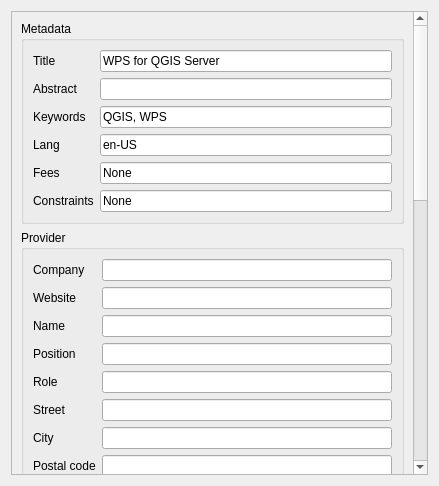
<?xml version="1.0" encoding="UTF-8"?>
<ui version="4.0">
 <class>wps4serverDialogBase</class>
 <widget class="QDialog" name="wps4serverDialogBase">
  <property name="geometry">
   <rect>
    <x>0</x>
    <y>0</y>
    <width>439</width>
    <height>486</height>
   </rect>
  </property>
  <property name="windowTitle">
   <string>wps4server</string>
  </property>
  <layout class="QVBoxLayout" name="verticalLayout">
   <item>
    <widget class="QScrollArea" name="scrollArea">
     <property name="widgetResizable">
      <bool>true</bool>
     </property>
     <widget class="QWidget" name="scrollAreaWidgetContents">
      <property name="geometry">
       <rect>
        <x>0</x>
        <y>-838</y>
        <width>403</width>
        <height>1304</height>
       </rect>
      </property>
      <layout class="QVBoxLayout" name="verticalLayout_5">
       <item>
        <widget class="QGroupBox" name="MetaDataGroupBox">
         <property name="title">
          <string>Metadata</string>
         </property>
         <layout class="QVBoxLayout" name="verticalLayout_2">
          <item>
           <layout class="QGridLayout" name="gridLayout">
            <item row="4" column="1">
             <widget class="QLineEdit" name="inFees">
              <property name="text">
               <string>None</string>
              </property>
             </widget>
            </item>
            <item row="0" column="1">
             <widget class="QLineEdit" name="inTitle">
              <property name="inputMask">
               <string>WPS for QGIS Server; </string>
              </property>
              <property name="text">
               <string>WPS for QGIS Server</string>
              </property>
             </widget>
            </item>
            <item row="2" column="0">
             <widget class="QLabel" name="lKeywords">
              <property name="text">
               <string>Keywords</string>
              </property>
             </widget>
            </item>
            <item row="5" column="1">
             <widget class="QLineEdit" name="inConstraints">
              <property name="text">
               <string>None</string>
              </property>
             </widget>
            </item>
            <item row="0" column="0">
             <widget class="QLabel" name="lTitle">
              <property name="text">
               <string>Title</string>
              </property>
             </widget>
            </item>
            <item row="3" column="1">
             <widget class="QLineEdit" name="inLang">
              <property name="text">
               <string>en-US</string>
              </property>
             </widget>
            </item>
            <item row="3" column="0">
             <widget class="QLabel" name="lLang">
              <property name="text">
               <string>Lang</string>
              </property>
             </widget>
            </item>
            <item row="4" column="0">
             <widget class="QLabel" name="lFees">
              <property name="text">
               <string>Fees</string>
              </property>
             </widget>
            </item>
            <item row="5" column="0">
             <widget class="QLabel" name="lConstraints">
              <property name="text">
               <string>Constraints</string>
              </property>
             </widget>
            </item>
            <item row="2" column="1">
             <widget class="QLineEdit" name="inKeywords">
              <property name="text">
               <string>QGIS, WPS</string>
              </property>
             </widget>
            </item>
            <item row="1" column="0">
             <widget class="QLabel" name="lAbstract">
              <property name="text">
               <string>Abstract</string>
              </property>
             </widget>
            </item>
            <item row="1" column="1">
             <widget class="QLineEdit" name="inAbstract"/>
            </item>
           </layout>
          </item>
         </layout>
        </widget>
       </item>
       <item>
        <widget class="QGroupBox" name="providerGroupBox">
         <property name="title">
          <string>Provider</string>
         </property>
         <layout class="QVBoxLayout" name="verticalLayout_3">
          <item>
           <layout class="QGridLayout" name="gridLayout_2">
            <item row="5" column="1">
             <widget class="QLineEdit" name="inDeliveryPoint"/>
            </item>
            <item row="0" column="1">
             <widget class="QLineEdit" name="inProviderName"/>
            </item>
            <item row="0" column="0">
             <widget class="QLabel" name="lProviderName">
              <property name="text">
               <string>Company</string>
              </property>
             </widget>
            </item>
            <item row="3" column="1">
             <widget class="QLineEdit" name="inPositionName"/>
            </item>
            <item row="2" column="0">
             <widget class="QLabel" name="lIndividualName">
              <property name="text">
               <string>Name</string>
              </property>
             </widget>
            </item>
            <item row="1" column="1">
             <widget class="QLineEdit" name="inProviderSite"/>
            </item>
            <item row="2" column="1">
             <widget class="QLineEdit" name="inIndividualName"/>
            </item>
            <item row="1" column="0">
             <widget class="QLabel" name="lProviderSite">
              <property name="text">
               <string>Website</string>
              </property>
             </widget>
            </item>
            <item row="6" column="1">
             <widget class="QLineEdit" name="inCity"/>
            </item>
            <item row="7" column="1">
             <widget class="QLineEdit" name="inPostalCode"/>
            </item>
            <item row="8" column="1">
             <widget class="QLineEdit" name="inCountry"/>
            </item>
            <item row="9" column="1">
             <widget class="QLineEdit" name="inElectronicMailAddress"/>
            </item>
            <item row="12" column="1">
             <widget class="QLineEdit" name="inHoursofservice"/>
            </item>
            <item row="3" column="0">
             <widget class="QLabel" name="lPositionName">
              <property name="text">
               <string>Position</string>
              </property>
             </widget>
            </item>
            <item row="5" column="0">
             <widget class="QLabel" name="lDeliveryPoint">
              <property name="text">
               <string>Street</string>
              </property>
             </widget>
            </item>
            <item row="6" column="0">
             <widget class="QLabel" name="lCity">
              <property name="text">
               <string>City</string>
              </property>
             </widget>
            </item>
            <item row="7" column="0">
             <widget class="QLabel" name="lPostalCode">
              <property name="text">
               <string>Postal code</string>
              </property>
             </widget>
            </item>
            <item row="8" column="0">
             <widget class="QLabel" name="lCountry">
              <property name="text">
               <string>Country</string>
              </property>
             </widget>
            </item>
            <item row="9" column="0">
             <widget class="QLabel" name="lElectronicMailAddress">
              <property name="text">
               <string>Email</string>
              </property>
             </widget>
            </item>
            <item row="12" column="0">
             <widget class="QLabel" name="lHoursofservice">
              <property name="text">
               <string>Hours</string>
              </property>
             </widget>
            </item>
            <item row="4" column="1">
             <widget class="QLineEdit" name="inRole"/>
            </item>
            <item row="4" column="0">
             <widget class="QLabel" name="lRole">
              <property name="text">
               <string>Role</string>
              </property>
             </widget>
            </item>
            <item row="10" column="0">
             <widget class="QLabel" name="lPhoneVoice">
              <property name="text">
               <string>Phone</string>
              </property>
             </widget>
            </item>
            <item row="11" column="0">
             <widget class="QLabel" name="lPhoneFacsimile">
              <property name="text">
               <string>Facs</string>
              </property>
             </widget>
            </item>
            <item row="10" column="1">
             <widget class="QLineEdit" name="inPhoneVoice"/>
            </item>
            <item row="11" column="1">
             <widget class="QLineEdit" name="inPhoneFacsimile"/>
            </item>
           </layout>
          </item>
         </layout>
        </widget>
       </item>
       <item>
        <widget class="QGroupBox" name="ServerGroupBox">
         <property name="title">
          <string>Server</string>
         </property>
         <layout class="QVBoxLayout" name="verticalLayout_4">
          <item>
           <layout class="QGridLayout" name="gridLayout_3">
            <item row="0" column="0">
             <widget class="QLabel" name="lMaxoperations">
              <property name="text">
               <string>Max. Ope</string>
              </property>
             </widget>
            </item>
            <item row="1" column="0">
             <widget class="QLabel" name="lMaxinputparamlength">
              <property name="text">
               <string>Max. input length</string>
              </property>
             </widget>
            </item>
            <item row="2" column="1">
             <widget class="QLineEdit" name="inMaxfilesize">
              <property name="text">
               <string>3mb</string>
              </property>
             </widget>
            </item>
            <item row="5" column="1">
             <widget class="QLineEdit" name="inOutputUrl">
              <property name="text">
               <string>http://localhost/wps/wpsoutputs</string>
              </property>
             </widget>
            </item>
            <item row="3" column="1">
             <widget class="QLineEdit" name="inTempPath">
              <property name="text">
               <string>/tmp</string>
              </property>
             </widget>
            </item>
            <item row="4" column="1">
             <widget class="QLineEdit" name="inOutputPath">
              <property name="text">
               <string>/var/www/wps/wpsoutputs</string>
              </property>
             </widget>
            </item>
            <item row="6" column="1">
             <widget class="QLineEdit" name="inLogFile">
              <property name="text">
               <string>/tmp/pywps.log</string>
              </property>
             </widget>
            </item>
            <item row="0" column="1">
             <widget class="QSpinBox" name="inMaxoperations">
              <property name="value">
               <number>30</number>
              </property>
             </widget>
            </item>
            <item row="1" column="1">
             <widget class="QSpinBox" name="inMaxinputparamlength">
              <property name="maximum">
               <number>11000</number>
              </property>
              <property name="value">
               <number>1024</number>
              </property>
             </widget>
            </item>
            <item row="7" column="1">
             <widget class="QComboBox" name="cbLogLevel"/>
            </item>
            <item row="2" column="0">
             <widget class="QLabel" name="lMaxfilesize">
              <property name="text">
               <string>Max. file size</string>
              </property>
             </widget>
            </item>
            <item row="3" column="0">
             <widget class="QLabel" name="lTempPath">
              <property name="text">
               <string>Temp path</string>
              </property>
             </widget>
            </item>
            <item row="4" column="0">
             <widget class="QLabel" name="lOutputPath">
              <property name="text">
               <string>Output path</string>
              </property>
             </widget>
            </item>
            <item row="5" column="0">
             <widget class="QLabel" name="lOutputUrl">
              <property name="text">
               <string>Output URL</string>
              </property>
             </widget>
            </item>
            <item row="6" column="0">
             <widget class="QLabel" name="lLogFile">
              <property name="text">
               <string>Log file</string>
              </property>
             </widget>
            </item>
            <item row="7" column="0">
             <widget class="QLabel" name="lLogLevel">
              <property name="text">
               <string>Log level</string>
              </property>
             </widget>
            </item>
           </layout>
          </item>
         </layout>
        </widget>
       </item>
       <item>
        <widget class="QGroupBox" name="groupBox">
         <property name="title">
          <string>QGIS</string>
         </property>
         <layout class="QVBoxLayout" name="verticalLayout_6">
          <item>
           <layout class="QGridLayout" name="gridLayout_4">
            <item row="0" column="0">
             <widget class="QLabel" name="lQgisserveraddress">
              <property name="text">
               <string>Server address</string>
              </property>
             </widget>
            </item>
            <item row="0" column="1">
             <widget class="QLineEdit" name="inQgisserveraddress">
              <property name="text">
               <string>http://localhost/cgi-bin/qgis_mapserv.fcgi</string>
              </property>
             </widget>
            </item>
            <item row="2" column="0">
             <widget class="QLabel" name="lProviders">
              <property name="text">
               <string>Providers</string>
              </property>
             </widget>
            </item>
            <item row="1" column="0">
             <widget class="QLabel" name="lProcessing_folder">
              <property name="text">
               <string>Processing folder</string>
              </property>
             </widget>
            </item>
            <item row="3" column="0">
             <widget class="QLabel" name="lAlgs_filter">
              <property name="text">
               <string>Algorithms filter</string>
              </property>
             </widget>
            </item>
            <item row="4" column="0">
             <widget class="QLabel" name="lAlgs">
              <property name="text">
               <string>Algorithms list</string>
              </property>
              <property name="alignment">
               <set>Qt::AlignLeading|Qt::AlignLeft|Qt::AlignTop</set>
              </property>
             </widget>
            </item>
            <item row="1" column="1">
             <widget class="QLineEdit" name="inProcessing_folder">
              <property name="text">
               <string>/home/qgis/.qgis2/processing</string>
              </property>
             </widget>
            </item>
            <item row="2" column="1">
             <widget class="QLineEdit" name="inProviders"/>
            </item>
            <item row="3" column="1">
             <widget class="QLineEdit" name="inAlgs_filter"/>
            </item>
            <item row="4" column="1">
             <widget class="QPlainTextEdit" name="inAlgs"/>
            </item>
           </layout>
          </item>
         </layout>
        </widget>
       </item>
       <item>
        <widget class="QDialogButtonBox" name="button_box">
         <property name="orientation">
          <enum>Qt::Horizontal</enum>
         </property>
         <property name="standardButtons">
          <set>QDialogButtonBox::Cancel|QDialogButtonBox::Ok</set>
         </property>
        </widget>
       </item>
      </layout>
     </widget>
    </widget>
   </item>
  </layout>
 </widget>
 <resources/>
 <connections>
  <connection>
   <sender>button_box</sender>
   <signal>accepted()</signal>
   <receiver>wps4serverDialogBase</receiver>
   <slot>accept()</slot>
   <hints>
    <hint type="sourcelabel">
     <x>20</x>
     <y>20</y>
    </hint>
    <hint type="destinationlabel">
     <x>20</x>
     <y>20</y>
    </hint>
   </hints>
  </connection>
  <connection>
   <sender>button_box</sender>
   <signal>rejected()</signal>
   <receiver>wps4serverDialogBase</receiver>
   <slot>reject()</slot>
   <hints>
    <hint type="sourcelabel">
     <x>20</x>
     <y>20</y>
    </hint>
    <hint type="destinationlabel">
     <x>20</x>
     <y>20</y>
    </hint>
   </hints>
  </connection>
 </connections>
</ui>
